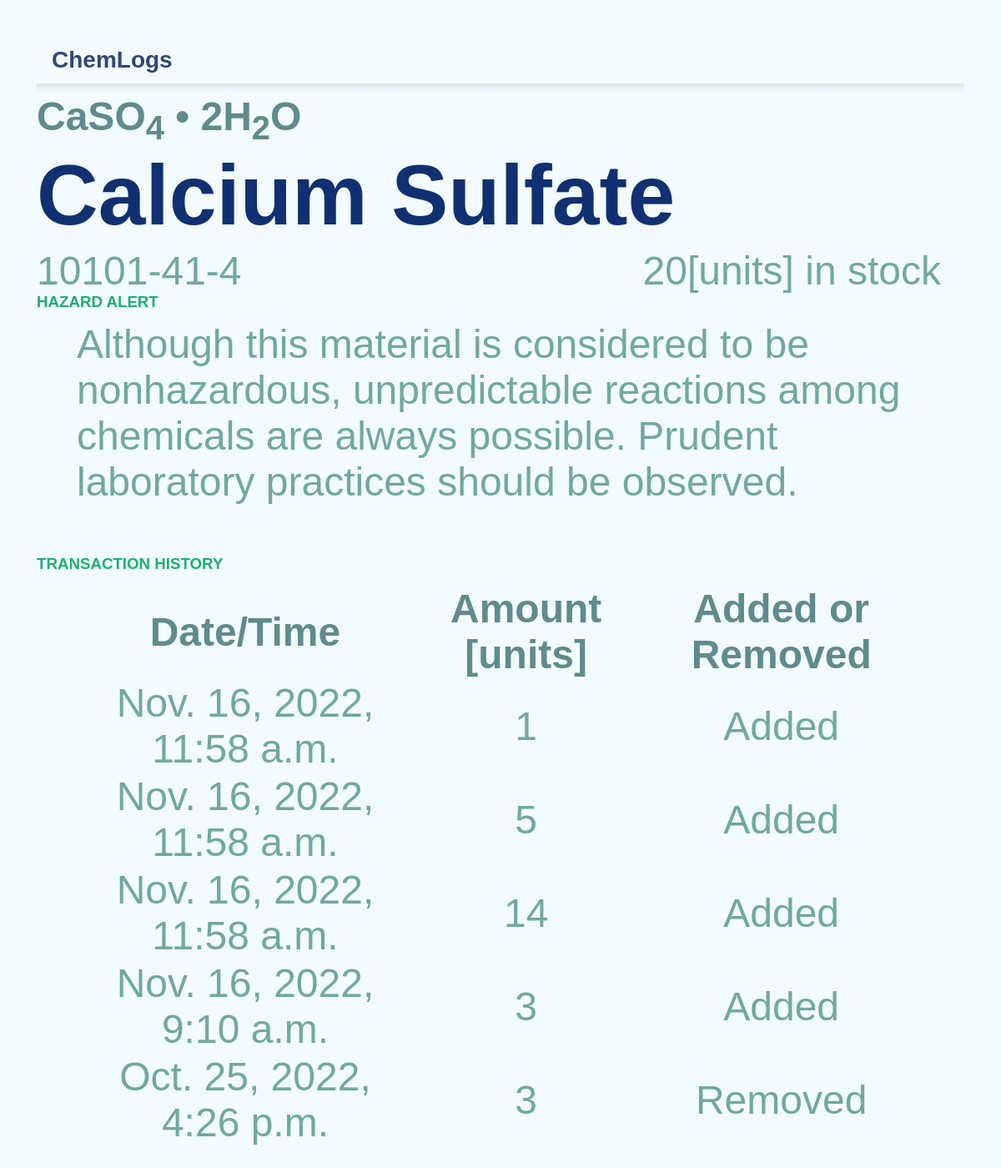
/chemlogs/testChem/1/, run on the app's committed database.
### chemlogs/models.py (models this page shows, shortened)
class Chemical(models.Model):
    cas = models.CharField(max_length=12) # includes hyphens
    formula = models.CharField(max_length=20) # will have notation like underscores for subscript, and if subscript>9 then use a=10, etc. Later will decide what max length should be
    name = models.CharField(max_length=50) # later will decide what max length should be
    safety = models.TextField()
    barcode = models.BinaryField() # might need this, not sure
    def computeAmount(self):
        amount = 0
        for transaction in self.transaction_set.all():
            amount += transaction.amount
        return amount
    def getTransactions(self):
        return self.transaction_set.all().order_by('-time')

class Transaction(models.Model):
    chemical = models.ForeignKey(Chemical, on_delete=models.CASCADE)
    amount = models.IntegerField() # amount in chemical's unit. negative if removing
    time = models.DateTimeField()
    def getAbsoluteAmount(self):
        return abs(self.amount)

### chemlogs/views.py (the view)
# urls.py: path('testChem/<int:chemical_id>/', views.testChem, name='testChem'),
def testChem(request, chemical_id):
    chemical = get_object_or_404(Chemical, pk=chemical_id)
    return render(request, 'chemlogs/testChem.html', {'chemical': chemical})

### chemlogs/templatetags/chemlogs_extras.py (called while the page is built)
@register.filter(name='displayFormula')
@stringfilter
def displayFormula(raw):
    readable = ""
    closeTag = False
    for c in raw:
        if c == '_':
            readable += "<sub>"
            closeTag = True
            continue
        if c == '*':
            readable += ' &#8226; '
        else:
            readable += c
        if closeTag:
            readable += "</sub>"
            closeTag = False
    return mark_safe(readable)

### chemlogs/templates/chemlogs/testChem.html (shortened to what this page needs)
{% load chemlogs_extras %}
{% load static %}
<!DOCTYPE html>
<html lang="en">
    <head>
        <link rel="stylesheet" href="{% static 'chemlogs/style.css' %}">
    </head>
    <body>
        <div class="header">
            <h4>ChemLogs</h4>
        </div>
        <div class="header-bottom"></div>
        <p><strong>{{chemical.formula|displayFormula}}</strong></p>
        <h1>{{chemical.name}}</h1>
        <p style="position: absolute;">{{chemical.cas}}</p>
        <p style="position: absolute; right: 6vw;">{{chemical.computeAmount}}[units] in stock</p>
        <br>
        <h3>Hazard Alert</h3>
        <p class="indented">{{chemical.safety}}</p>
        <h3>Transaction History</h3>
        <table class="indented">
            <tr>
                <th>Date/Time</th>
                <th>Amount [units]</th>
                <th>Added or Removed</th>
            </tr>
            {% for transaction in chemical.getTransactions %}
            <tr class="hoverable">
                <td><a href="/chemlogs/transaction/{{transaction.id}}">{{transaction.time}}</a></td>
                <td><a href="/chemlogs/transaction/{{transaction.id}}">{{transaction.getAbsoluteAmount}}</a></td>
                <td><a href="/chemlogs/transaction/{{transaction.id}}">{% if transaction.amount > 0 %}Added{% else %}Removed{% endif %}</a></td>
            </tr></a>
            {% endfor %}
        </table>
    </body>
    </html>

### chemlogs/static/chemlogs/style.css (style rules this page uses)
body { font-family: Arial, Helvetica, sans-serif; background-color: #f2fbff; padding: 3vw; }
.header { font-size: calc(22px + 0.5vw); padding-right: 2vw; padding-left: 1.5vw; margin-top: 1vw; margin-bottom: 1.5vh; font-family: Arial, Helvetica, sans-serif; color: #314876; }
.header h4 { display: inline; }
.header-bottom { height: 1.5vh; margin-bottom: (8px + 0.1vw); background-image: linear-gradient(rgba(150, 150, 150, 0.2), rgba(255, 255, 255, 0)); }
h1 { font-size: 8.5vw; color: #103071; margin-bottom: 0.5vh; margin-top: 0.1vh; }
h3 { color: #1cb16c; font-family: Verdana, Geneva, Tahoma, sans-serif; text-transform: uppercase; font-weight: medium; font-size: 20px + 0.1vw; margin-top: 3vw; margin-bottom: 1vw; }
p, p a, td, td a, li, li a { font-size: 4vw; color: #71a7a3; padding: 0vh; margin: 0vh; text-decoration: none; }
td { text-align: center; }
td a { display: block; }
p strong { font-size: 4vw; color: #608a8e; }
th { font-size: 4vw; color: #608a8e; }
.indented { padding-left: 4vw; padding-right: 4vw; padding-bottom: 2vw; }

### data on the page
Chemical: formula|displayFormula "CaSO 4 • 2H 2 O", name "Calcium Sulfate", cas "10101-41-4", computeAmount "20", safety "Although this material is considered to be nonhazardous, unpredictable reactions among chemicals are always possible. Prudent laboratory practices should be observed."
Transaction: shows "Added"
Transaction: shows "Added"
Transaction: shows "Added"
Transaction: shows "Added"
Transaction: shows "Removed"
